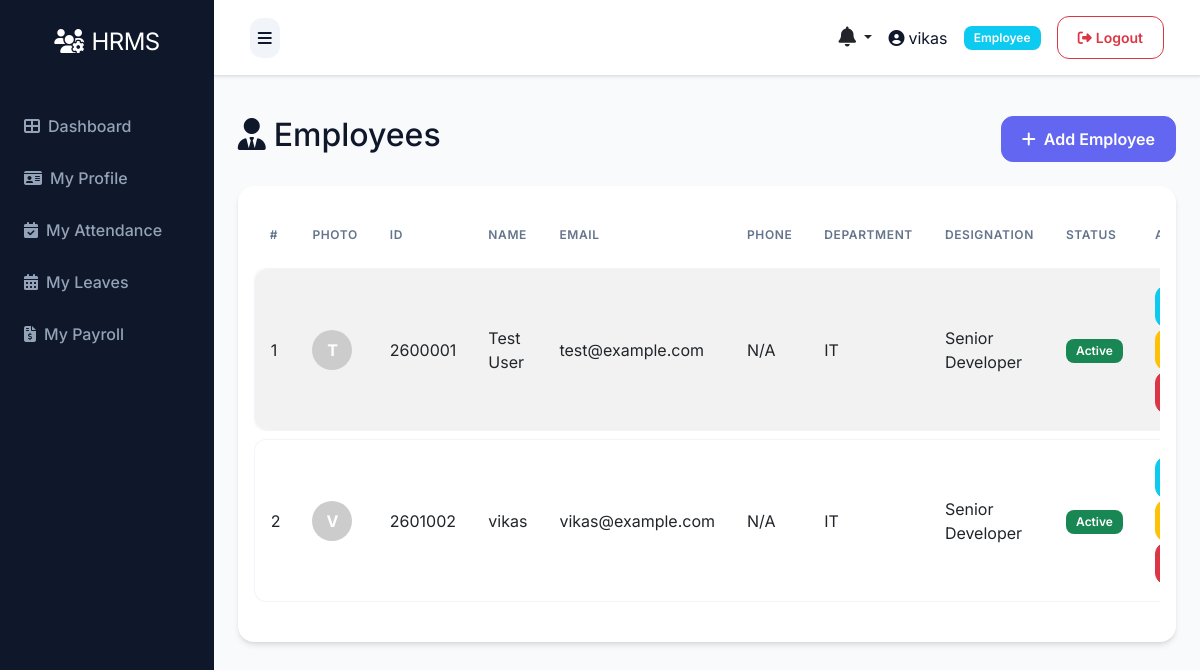
Screenshot of /employee/ (signed in) with the database file from the repository.
### models.py (models this page shows, shortened)
class User(UserMixin, db.Model):
    __tablename__ = 'users'
    id = db.Column(db.Integer, primary_key=True)
    role_id = db.Column(db.Integer, db.ForeignKey('roles.id'), nullable=False)
    name = db.Column(db.String(100), nullable=False)
    email = db.Column(db.String(100), unique=True, nullable=False)
    phone = db.Column(db.String(20))
    status = db.Column(db.String(20), default='active')
    password = db.Column(db.String(255), nullable=False)
    remember_token = db.Column(db.String(100))
    email_verified_at = db.Column(db.DateTime)
    created_at = db.Column(db.DateTime, default=datetime.utcnow)
    updated_at = db.Column(db.DateTime, default=datetime.utcnow, onupdate=datetime.utcnow)

class Role(db.Model):
    __tablename__ = 'roles'
    id = db.Column(db.Integer, primary_key=True)
    name = db.Column(db.String(50), unique=True, nullable=False)
    description = db.Column(db.Text)
    created_at = db.Column(db.DateTime, default=datetime.utcnow)
    updated_at = db.Column(db.DateTime, default=datetime.utcnow, onupdate=datetime.utcnow)
    users = db.relationship('User', backref='role', lazy=True)

class Employee(db.Model):
    __tablename__ = 'employees'
    id = db.Column(db.Integer, primary_key=True)
    department_id = db.Column(db.Integer, db.ForeignKey('departments.id'))
    designation_id = db.Column(db.Integer, db.ForeignKey('designations.id'))
    schedule_id = db.Column(db.Integer, db.ForeignKey('schedules.id'))
    firstname = db.Column(db.String(100), nullable=False)
    lastname = db.Column(db.String(100), nullable=False)
    unique_id = db.Column(db.String(50), unique=True)
    email = db.Column(db.String(100), unique=True)
    phone = db.Column(db.String(20))
    address = db.Column(db.Text)
    dob = db.Column(db.Date)
    gender = db.Column(db.String(10))
    religion = db.Column(db.String(50))
    marital = db.Column(db.String(20))
    image = db.Column(db.String(255))  # Store image filename
    aadhar_file = db.Column(db.String(255))
    resume_file = db.Column(db.String(255))
    status = db.Column(db.String(20), default='active')
    created_at = db.Column(db.DateTime, default=datetime.utcnow)
    updated_at = db.Column(db.DateTime, default=datetime.utcnow, onupdate=datetime.utcnow)
    attendances = db.relationship('Attendance', backref='employee', lazy=True, cascade='all, delete-orphan')
    checks = db.relationship('Check', backref='employee', lazy=True, cascade='all, delete-orphan')
    salary = db.relationship('Salary', backref='employee', uselist=False, cascade='all, delete-orphan')
    leaves = db.relationship('Leave', backref='employee', lazy=True, cascade='all, delete-orphan')
    late_times = db.relationship('LateTime', backref='employee', lazy=True, cascade='all, delete-orphan')
    over_times = db.relationship('OverTime', backref='employee', lazy=True, cascade='all, delete-orphan')
    payrolls = db.relationship('Payroll', backref='employee', lazy=True, cascade='all, delete-orphan')
    documents = db.relationship('Document', backref='employee', lazy=True, cascade='all, delete-orphan')
    reviews = db.relationship('PerformanceReview', backref='employee', lazy=True, cascade='all, delete-orphan', foreign_keys='PerformanceReview.employee_id')

class Department(db.Model):
    __tablename__ = 'departments'
    id = db.Column(db.Integer, primary_key=True)
    name = db.Column(db.String(100), nullable=False)
    description = db.Column(db.Text)
    created_at = db.Column(db.DateTime, default=datetime.utcnow)
    updated_at = db.Column(db.DateTime, default=datetime.utcnow, onupdate=datetime.utcnow)
    employees = db.relationship('Employee', backref='department', lazy=True)

class Designation(db.Model):
    __tablename__ = 'designations'
    id = db.Column(db.Integer, primary_key=True)
    name = db.Column(db.String(100), nullable=False)
    description = db.Column(db.Text)
    created_at = db.Column(db.DateTime, default=datetime.utcnow)
    updated_at = db.Column(db.DateTime, default=datetime.utcnow, onupdate=datetime.utcnow)
    employees = db.relationship('Employee', backref='designation', lazy=True)

### routes/employee.py (the view)
@bp.route('/')
@login_required
def index():
    employees = Employee.query.all()
    return render_template('admin/employee/index.html', employees=employees)

### app.py (called while the page is built)
@app.context_processor
def inject_now():
    return {'datetime': datetime}

@login_manager.user_loader
def load_user(user_id):
    try:
        return db.session.get(User, int(user_id))
    except Exception as e:
        app.logger.error(f'Error loading user {user_id}: {str(e)}')
        return None

@app.context_processor
def inject_user():
    pending_leaves = 0
    unread_notifications_count = 0
    recent_notifications = []
    try:
        if current_user.is_authenticated:
            if getattr(current_user, 'role', None) and current_user.role.name in ['superadmin', 'hr']:
                from models import Leave
                pending_leaves = Leave.query.filter_by(status='pending').count()
            unread_notifications_count = Notification.query.filter_by(user_id=current_user.id, is_read=False).count()
            recent_notifications = Notification.query.filter_by(user_id=current_user.id).order_by(Notification.created_at.desc()).limit(5).all()
    except Exception:
        pass
    return dict(current_user=current_user, pending_leaves=pending_leaves, unread_notifications_count=unread_notifications_count, recent_notifications=recent_notifications)

### templates/admin/employee/index.html (shortened to what this page needs)
{% extends "base.html" %}
{% block content %}
<div class="d-flex justify-content-between align-items-center mb-4">
    <h2><i class="fas fa-user-tie me-2"></i>Employees</h2>
    <a href="{{ url_for('employee.create') }}" class="btn btn-primary">
        <i class="fas fa-plus me-2"></i>Add Employee
    </a>
</div>
<div class="card">
    <div class="card-body">
        <div class="table-responsive">
            <table class="table table-striped table-hover">
                <thead>
                    <tr>
                        <th>#</th>
                        <th>Photo</th>
                        <th>ID</th>
                        <th>Name</th>
                        <th>Email</th>
                        <th>Phone</th>
                        <th>Department</th>
                        <th>Designation</th>
                        <th>Status</th>
                        <th>Actions</th>
                    </tr>
                </thead>
                <tbody>
                    {% if employees %}
                        {% for employee in employees %}
                        <tr>
                            <td>{{ loop.index }}</td>
                            <td>
                                {% if employee.image %}
                                <img src="{{ url_for('static', filename='uploads/employees/' ~ employee.image) }}" alt="{{ employee.firstname }}" style="width: 40px; height: 40px; border-radius: 50%; object-fit: cover;">
                                {% else %}
                                <div style="width: 40px; height: 40px; border-radius: 50%; background-color: #ccc; display: flex; align-items: center; justify-content: center; color: white; font-weight: bold;">{{ employee.firstname[0]|upper if employee.firstname else 'E' }}</div>
                                {% endif %}
                            </td>
                            <td>{{ employee.unique_id or 'N/A' }}</td>
                            <td>{{ employee.firstname }} {{ employee.lastname }}</td>
                            <td>{{ employee.email or 'N/A' }}</td>
                            <td>{{ employee.phone or 'N/A' }}</td>
                            <td>{{ employee.department.name if employee.department else 'N/A' }}</td>
                            <td>{{ employee.designation.name if employee.designation else 'N/A' }}</td>
                            <td>
                                <span class="badge bg-{{ 'success' if employee.status == 'active' else 'danger' }}">
                                    {{ employee.status|title }}
                                </span>
                            </td>
                            <td>
                                <a href="{{ url_for('employee.show', id=employee.id) }}" class="btn btn-sm btn-info">
                                </a>
                                <a href="{{ url_for('employee.edit', id=employee.id) }}" class="btn btn-sm btn-warning">
                                </a>
                                <form method="POST" action="{{ url_for('employee.delete', id=employee.id) }}" style="display:inline;" onsubmit="return confirm('Are you sure?')">
                                    <button type="submit" class="btn btn-sm btn-danger">
                                    </button>
                                </form>
                            </td>
                        </tr>
                        {% endfor %}
                    {% else %}
                        <tr>
                            <td colspan="9" class="text-center">No employees found</td>
                        </tr>
                    {% endif %}
                </tbody>
            </table>
        </div>
    </div>
</div>
{% endblock %}

### templates/base.html (shortened to what this page needs)
<!DOCTYPE html>
<html lang="en">
<head>
    <link href="https://cdn.jsdelivr.net/npm/bootstrap@5.3.0/dist/css/bootstrap.min.css" rel="stylesheet">
    <link rel="stylesheet" href="https://cdnjs.cloudflare.com/ajax/libs/font-awesome/6.4.0/css/all.min.css">
    <link rel="stylesheet" href="{{ url_for('static', filename='css/style.css') }}">
</head>
<body>
    {% if current_user.is_authenticated %}
    {% set role_name = (current_user.role.name if current_user.role and current_user.role.name else 'employee') %}
    {% set dashboard_map = {
        'superadmin': 'admin.superadmin_dashboard',
        'admin': 'admin.admin_dashboard',
        'hr': 'admin.hr_dashboard',
        'payroll': 'admin.payroll_dashboard',
        'moderator': 'admin.moderator_dashboard',
        'employee': 'user.dashboard'
    } %}
    {% set dashboard_endpoint = dashboard_map.get(role_name, 'user.dashboard') %}
    <div class="d-flex" id="wrapper">
        <div id="sidebar-wrapper">
            <div class="sidebar-heading text-center">
                <i class="fas fa-users-cog me-2"></i>HRMS
            </div>
            <div class="list-group list-group-flush mt-3">
                <a href="{{ url_for(dashboard_endpoint) }}" class="list-group-item list-group-item-action {{ 'active' if request.endpoint == dashboard_endpoint else '' }}">
                    <i class="fas fa-th-large me-2"></i>Dashboard
                </a>
                {% if role_name == 'employee' %}
                <a href="{{ url_for('user.profile') }}" class="list-group-item list-group-item-action {{ 'active' if request.endpoint == 'user.profile' else '' }}">
                    <i class="fas fa-id-card me-2"></i>My Profile
                </a>
                <a href="{{ url_for('user.attendance_list') }}" class="list-group-item list-group-item-action {{ 'active' if request.endpoint == 'user.attendance_list' else '' }}">
                    <i class="fas fa-calendar-check me-2"></i>My Attendance
                </a>
                <a href="{{ url_for('user.leaves_list') }}" class="list-group-item list-group-item-action {{ 'active' if request.endpoint == 'user.leaves_list' else '' }}">
                    <i class="fas fa-calendar-alt me-2"></i>My Leaves
                </a>
                <a href="{{ url_for('user.payrolls_list') }}" class="list-group-item list-group-item-action {{ 'active' if request.endpoint == 'user.payrolls_list' else '' }}">
                    <i class="fas fa-file-invoice-dollar me-2"></i>My Payroll
                </a>
                {% endif %}
            </div>
        </div>
        <div id="page-content-wrapper" class="w-100">
            <nav class="navbar navbar-expand-lg navbar-light bg-light border-bottom">
                <div class="container-fluid">
                    <button class="btn btn-primary" id="menu-toggle">
                        <i class="fas fa-bars"></i>
                    </button>
                    <div class="ms-auto d-flex align-items-center">
                        <div class="dropdown me-3">
                            <a class="nav-link dropdown-toggle position-relative text-dark" href="#" id="notificationsDropdown" role="button" data-bs-toggle="dropdown" aria-expanded="false">
                                <i class="fas fa-bell fs-5"></i>
                            </a>
                        </div>
                        <span class="me-3">
                            <i class="fas fa-user-circle me-1"></i>{{ current_user.name }}
                        </span>
                        <span class="badge bg-info me-3">{{ role_name|title }}</span>
                        <a href="{{ url_for('auth.logout') }}" class="btn btn-outline-danger btn-sm">
                            <i class="fas fa-sign-out-alt me-1"></i>Logout
                        </a>
                    </div>
                </div>
            </nav>
            <div class="container-fluid p-4">
                {% block content %}{% endblock %}
            </div>
        </div>
    </div>
    {% endif %}
</body>
</html>

### static/css/style.css (style rules this page uses)
:root { --primary: #6366f1; --primary-hover: #4f46e5; --secondary: #64748b; --success: #22c55e; --danger: #ef4444; --warning: #f59e0b; --info: #06b6d4; --dark: #0f172a; --light: #f8fafc; --white: #ffffff; --glass: rgba(255, 255, 255, 0.7); --glass-border: rgba(255, 255, 255, 0.3); --card-shadow: 0 4px 6px -1px rgb(0 0 0 / 0.1), 0 2px 4px -2px rgb(0 0 0 / 0.1); --card-shadow-hover: 0 10px 15px -3px rgb(0 0 0 / 0.1), 0 4px 6px -4px rgb(0 0 0 / 0.1); --transition: all 0.3s cubic-bezier(0.4, 0, 0.2, 1); }
body { font-family: 'Inter', sans-serif; background-color: #f1f5f9; color: var(--dark); overflow-x: hidden; }
#wrapper { min-height: 100vh; }
#sidebar-wrapper { min-height: 100vh; width: 260px; background: var(--dark); transition: margin 0.3s ease-in-out; box-shadow: 4px 0 10px rgba(0, 0, 0, 0.05); }
#sidebar-wrapper .sidebar-heading { padding: 1.5rem 1.25rem; font-size: 1.5rem; color: var(--white); letter-spacing: -0.025em; }
#page-content-wrapper { min-width: 0; width: 100%; background-color: #f8fafc; }
#sidebar-wrapper .list-group-item { border: none; padding: 0.875rem 1.5rem; background: transparent !important; color: #94a3b8 !important; font-weight: 500; transition: var(--transition); }
.list-group-item { border: none; background-color: transparent; transition: var(--transition); }
.card { border: none; border-radius: 1rem; box-shadow: var(--card-shadow); transition: var(--transition); background: var(--white); }
.table { border-collapse: separate; border-spacing: 0 0.5rem; }
.table thead th { border: none; color: var(--secondary); font-weight: 600; text-transform: uppercase; font-size: 0.75rem; letter-spacing: 0.05em; padding: 1rem; }
.table tbody tr { background: var(--white); transition: var(--transition); }
.table tbody td { padding: 1rem; vertical-align: middle; border-top: 1px solid #f1f5f9; border-bottom: 1px solid #f1f5f9; }
.table tbody td:first-child { border-left: 1px solid #f1f5f9; border-top-left-radius: 0.75rem; border-bottom-left-radius: 0.75rem; }
.table tbody td:last-child { border-right: 1px solid #f1f5f9; border-top-right-radius: 0.75rem; border-bottom-right-radius: 0.75rem; }
.btn { border-radius: 0.75rem; padding: 0.625rem 1.25rem; font-weight: 600; transition: var(--transition); }
.btn-primary { background-color: var(--primary); border-color: var(--primary); }
.badge { padding: 0.5em 0.85em; font-weight: 600; border-radius: 0.5rem; }
.navbar { padding: 1rem 1.5rem; background: var(--white) !important; box-shadow: 0 1px 3px 0 rgb(0 0 0 / 0.1); }
#menu-toggle { background: #f1f5f9; border: none; color: var(--dark); padding: 0.5rem; }

### rows the page displays
User: name "vikas"
Role: name "Employee"
Employee: firstname "T", unique "2600001", firstname "Test", lastname "User", email "test@example.com", phone "N/A", department "IT", designation "Senior Developer", status "Active"
Employee: firstname "V", unique "2601002", firstname "vikas", email "vikas@example.com", phone "N/A", department "IT", designation "Senior Developer", status "Active"
